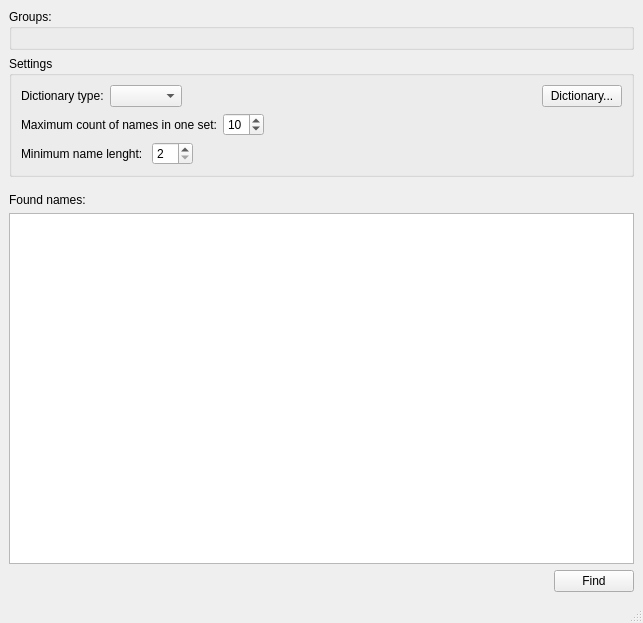
<?xml version="1.0" encoding="UTF-8"?>
<ui version="4.0">
 <class>MainWindow</class>
 <widget class="QMainWindow" name="MainWindow">
  <property name="geometry">
   <rect>
    <x>0</x>
    <y>0</y>
    <width>643</width>
    <height>623</height>
   </rect>
  </property>
  <property name="windowTitle">
   <string>Names Finder</string>
  </property>
  <widget class="QWidget" name="centralwidget">
   <property name="sizePolicy">
    <sizepolicy hsizetype="Preferred" vsizetype="Preferred">
     <horstretch>0</horstretch>
     <verstretch>0</verstretch>
    </sizepolicy>
   </property>
   <layout class="QVBoxLayout" name="verticalLayout_3">
    <item>
     <widget class="QGroupBox" name="groupBox">
      <property name="font">
       <font>
        <weight>50</weight>
        <bold>false</bold>
        <underline>false</underline>
        <strikeout>false</strikeout>
       </font>
      </property>
      <property name="title">
       <string>Groups:</string>
      </property>
      <property name="flat">
       <bool>false</bool>
      </property>
      <layout class="QVBoxLayout" name="verticalLayout">
       <item>
        <layout class="QHBoxLayout" name="m_lettersGroupLayout"/>
       </item>
      </layout>
     </widget>
    </item>
    <item>
     <widget class="QGroupBox" name="groupBox_2">
      <property name="title">
       <string>Settings</string>
      </property>
      <layout class="QVBoxLayout" name="verticalLayout_2">
       <item>
        <layout class="QHBoxLayout" name="horizontalLayout_6">
         <item>
          <widget class="QLabel" name="m_dictionaryLabel">
           <property name="sizePolicy">
            <sizepolicy hsizetype="Preferred" vsizetype="Preferred">
             <horstretch>0</horstretch>
             <verstretch>0</verstretch>
            </sizepolicy>
           </property>
           <property name="text">
            <string>Dictionary type:</string>
           </property>
          </widget>
         </item>
         <item>
          <widget class="QComboBox" name="m_dictionariesComboBox"/>
         </item>
         <item>
          <spacer name="horizontalSpacer_2">
           <property name="orientation">
            <enum>Qt::Horizontal</enum>
           </property>
           <property name="sizeType">
            <enum>QSizePolicy::Expanding</enum>
           </property>
           <property name="sizeHint" stdset="0">
            <size>
             <width>40</width>
             <height>20</height>
            </size>
           </property>
          </spacer>
         </item>
         <item>
          <widget class="QPushButton" name="pushButton">
           <property name="text">
            <string>Dictionary...</string>
           </property>
          </widget>
         </item>
        </layout>
       </item>
       <item>
        <layout class="QHBoxLayout" name="horizontalLayout_2">
         <item>
          <widget class="QLabel" name="label">
           <property name="text">
            <string>Maximum count of names in one set:</string>
           </property>
          </widget>
         </item>
         <item>
          <widget class="QSpinBox" name="m_maximumCountOfNames">
           <property name="minimum">
            <number>1</number>
           </property>
           <property name="value">
            <number>10</number>
           </property>
          </widget>
         </item>
         <item>
          <spacer name="horizontalSpacer_3">
           <property name="orientation">
            <enum>Qt::Horizontal</enum>
           </property>
           <property name="sizeHint" stdset="0">
            <size>
             <width>40</width>
             <height>20</height>
            </size>
           </property>
          </spacer>
         </item>
        </layout>
       </item>
       <item>
        <layout class="QHBoxLayout" name="horizontalLayout_3">
         <item>
          <widget class="QLabel" name="label_2">
           <property name="text">
            <string>Minimum name lenght: </string>
           </property>
          </widget>
         </item>
         <item>
          <widget class="QSpinBox" name="m_minimumNameLenght">
           <property name="minimum">
            <number>2</number>
           </property>
          </widget>
         </item>
         <item>
          <spacer name="horizontalSpacer_4">
           <property name="orientation">
            <enum>Qt::Horizontal</enum>
           </property>
           <property name="sizeHint" stdset="0">
            <size>
             <width>40</width>
             <height>20</height>
            </size>
           </property>
          </spacer>
         </item>
        </layout>
       </item>
      </layout>
     </widget>
    </item>
    <item>
     <spacer name="verticalSpacer">
      <property name="orientation">
       <enum>Qt::Vertical</enum>
      </property>
      <property name="sizeType">
       <enum>QSizePolicy::Fixed</enum>
      </property>
      <property name="sizeHint" stdset="0">
       <size>
        <width>20</width>
        <height>10</height>
       </size>
      </property>
     </spacer>
    </item>
    <item>
     <widget class="QLabel" name="m_foundNamesLabel">
      <property name="sizePolicy">
       <sizepolicy hsizetype="Preferred" vsizetype="Preferred">
        <horstretch>0</horstretch>
        <verstretch>0</verstretch>
       </sizepolicy>
      </property>
      <property name="text">
       <string>Found names:</string>
      </property>
     </widget>
    </item>
    <item>
     <widget class="QTextEdit" name="m_result">
      <property name="sizePolicy">
       <sizepolicy hsizetype="Expanding" vsizetype="Expanding">
        <horstretch>0</horstretch>
        <verstretch>0</verstretch>
       </sizepolicy>
      </property>
     </widget>
    </item>
    <item>
     <layout class="QHBoxLayout" name="horizontalLayout">
      <item>
       <spacer name="horizontalSpacer">
        <property name="orientation">
         <enum>Qt::Horizontal</enum>
        </property>
        <property name="sizeHint" stdset="0">
         <size>
          <width>40</width>
          <height>20</height>
         </size>
        </property>
       </spacer>
      </item>
      <item>
       <widget class="QPushButton" name="m_pushButton">
        <property name="text">
         <string>Find</string>
        </property>
       </widget>
      </item>
     </layout>
    </item>
   </layout>
  </widget>
  <widget class="QMenuBar" name="menubar">
   <property name="geometry">
    <rect>
     <x>0</x>
     <y>0</y>
     <width>643</width>
     <height>20</height>
    </rect>
   </property>
  </widget>
  <widget class="QStatusBar" name="statusbar"/>
 </widget>
 <resources/>
 <connections>
  <connection>
   <sender>m_pushButton</sender>
   <signal>clicked()</signal>
   <receiver>MainWindow</receiver>
   <slot>findButtonClicked()</slot>
   <hints>
    <hint type="sourcelabel">
     <x>632</x>
     <y>590</y>
    </hint>
    <hint type="destinationlabel">
     <x>399</x>
     <y>299</y>
    </hint>
   </hints>
  </connection>
  <connection>
   <sender>pushButton</sender>
   <signal>clicked()</signal>
   <receiver>MainWindow</receiver>
   <slot>onPreviewButtonClicked()</slot>
   <hints>
    <hint type="sourcelabel">
     <x>620</x>
     <y>126</y>
    </hint>
    <hint type="destinationlabel">
     <x>547</x>
     <y>237</y>
    </hint>
   </hints>
  </connection>
  <connection>
   <sender>m_dictionariesComboBox</sender>
   <signal>currentIndexChanged(int)</signal>
   <receiver>MainWindow</receiver>
   <slot>onDictionaryTypeChanged(int)</slot>
   <hints>
    <hint type="sourcelabel">
     <x>140</x>
     <y>115</y>
    </hint>
    <hint type="destinationlabel">
     <x>399</x>
     <y>212</y>
    </hint>
   </hints>
  </connection>
 </connections>
 <slots>
  <slot>findButtonClicked()</slot>
  <slot>onPreviewButtonClicked()</slot>
  <slot>onDictionaryTypeChanged(int)</slot>
 </slots>
</ui>
